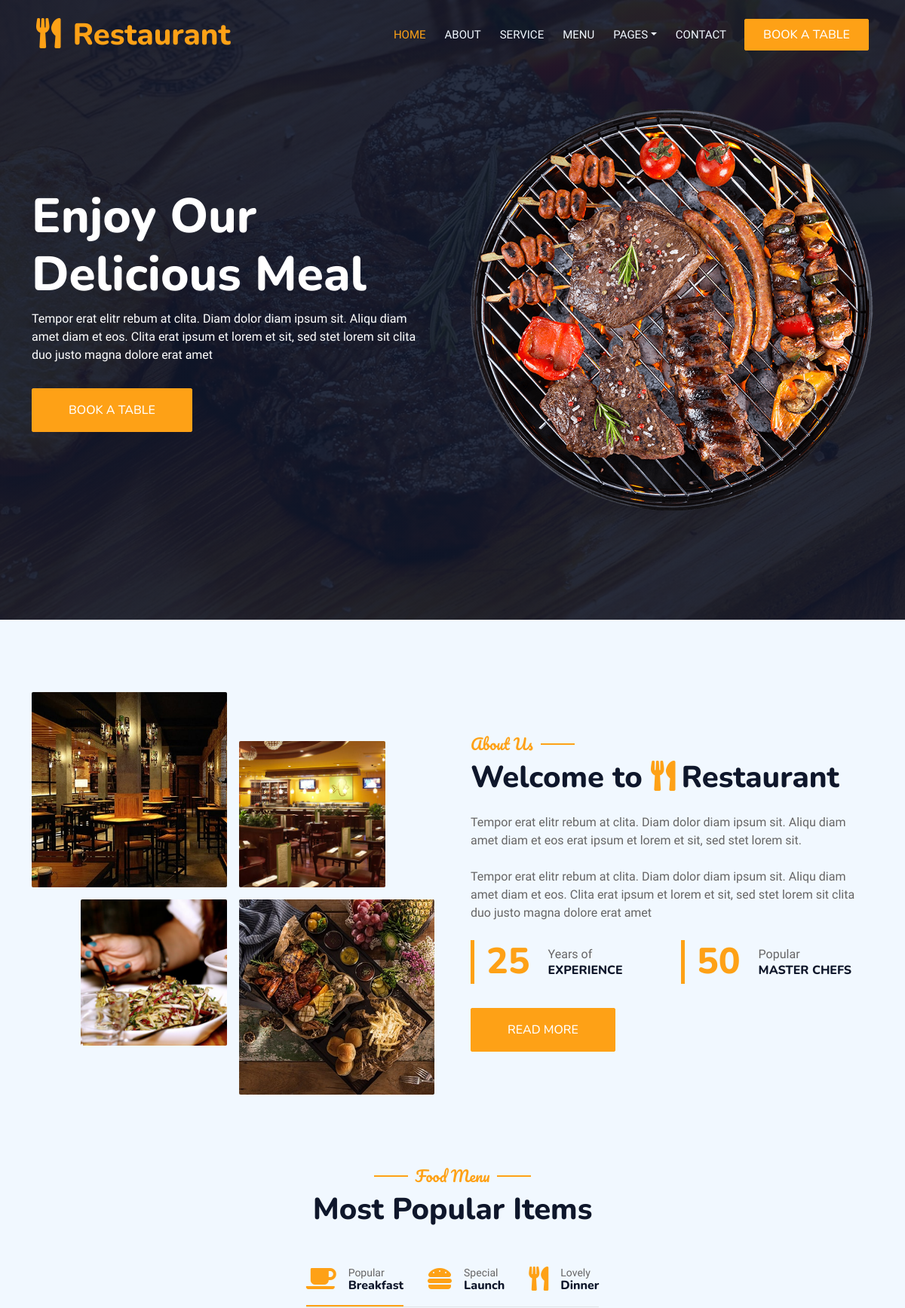
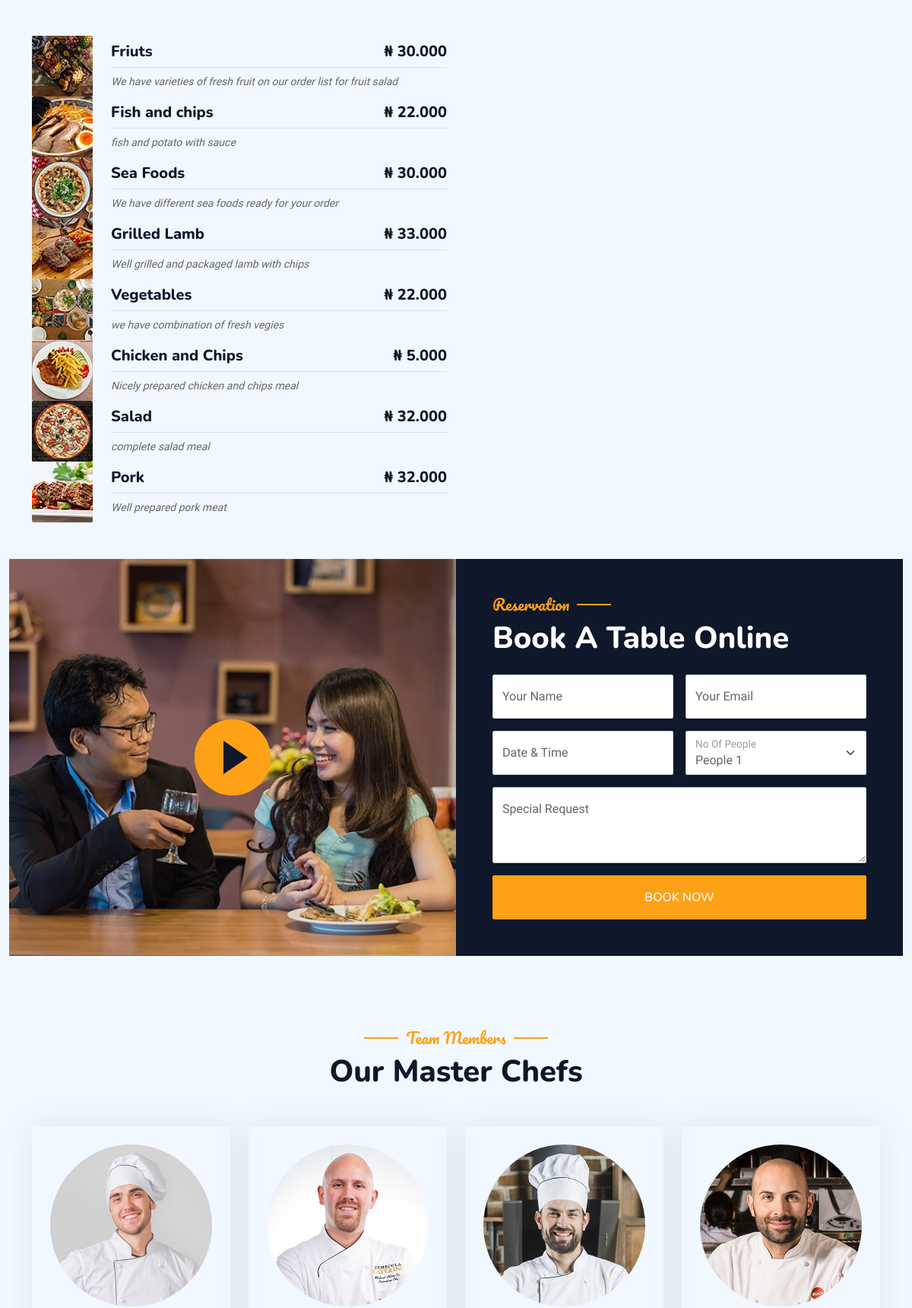
The page / (upper part) on the database its author committed (2 pictures, top to bottom).
### content/models.py (models this page shows, shortened)
class Menu(models.Model):
    name = models.CharField(max_length=100)
    description = models.TextField()
    image = models.ImageField(upload_to='menu_images')
    price = models.DecimalField(max_digits=5, decimal_places=3)

### content/views.py (the view, shortened to what this page needs)
# urls.py: path('', index_page, name= 'index'),
def index_page(request):
        all_services = Service.objects.all()
        all_menu = Menu.objects.all()
        all_member = Member.objects.all()
        context = {
                'all_services' : all_services,
                'all_items' : all_menu,
                'all_member' : all_member
            }
        return render(request, 'content/index.html', context)

### content/templates/content/index.html (shortened to what this page needs)
{% load static %}
<!DOCTYPE html>
<html lang="en">
<head>
    <link href="https://cdnjs.cloudflare.com/ajax/libs/font-awesome/5.10.0/css/all.min.css" rel="stylesheet">
    <link href="https://cdn.jsdelivr.net/npm/bootstrap-icons@1.4.1/font/bootstrap-icons.css" rel="stylesheet">
    <link href="{% static 'content/lib/animate/animate.min.css' %}" rel="stylesheet">
    <link href="{% static 'content/lib/owlcarousel/assets/owl.carousel.min.css' %}" rel="stylesheet">
    <link href="{% static 'content/lib/tempusdominus/css/tempusdominus-bootstrap-4.min.css' %}" rel="stylesheet" />
    <link href="{% static 'content/css/bootstrap.min.css' %}" rel="stylesheet">
    <link href="{% static 'content/css/style.css' %}" rel="stylesheet">
</head>
<body>
    <div class="container-xxl bg-white p-0">
        <div class="container-xxl position-relative p-0">
            <nav class="navbar navbar-expand-lg navbar-dark bg-dark px-4 px-lg-5 py-3 py-lg-0">
                <a href="" class="navbar-brand p-0">
                    <h1 class="text-primary m-0"><i class="fa fa-utensils me-3"></i>Restaurant</h1>
                </a>
                <div class="collapse navbar-collapse" id="navbarCollapse">
                    <div class="navbar-nav ms-auto py-0 pe-4">
                        <a href="index.html" class="nav-item nav-link active">Home</a>
                        <a href="{% url 'about' %}" class="nav-item nav-link">About</a>
                        <a href="{% url 'service' %}" class="nav-item nav-link">Service</a>
                        <a href="{% url 'menu' %}" class="nav-item nav-link">Menu</a>
                        <div class="nav-item dropdown">
                            <a href="#" class="nav-link dropdown-toggle" data-bs-toggle="dropdown">Pages</a>
                        </div>
                        <a href="{% url 'contact' %}" class="nav-item nav-link">Contact</a>
                    </div>
                    <a href="{% url 'booking' %}" class="btn btn-primary py-2 px-4">Book A Table</a>
                </div>
            </nav>
            <div class="container-xxl py-5 bg-dark hero-header mb-5">
                <div class="container my-5 py-5">
                    <div class="row align-items-center g-5">
                        <div class="col-lg-6 text-center text-lg-start">
                            <h1 class="display-3 text-white animated slideInLeft">Enjoy Our<br>Delicious Meal</h1>
                            <p class="text-white animated slideInLeft mb-4 pb-2">Tempor erat elitr rebum at clita. Diam dolor diam ipsum sit. Aliqu diam amet diam et eos. Clita erat ipsum et lorem et sit, sed stet lorem sit clita duo justo magna dolore erat amet</p>
                            <a href="" class="btn btn-primary py-sm-3 px-sm-5 me-3 animated slideInLeft">Book A Table</a>
                        </div>
                        <div class="col-lg-6 text-center text-lg-end overflow-hidden">
                            <img class="img-fluid" src="{% static 'content/img/hero.png' %}" alt="">
                        </div>
                    </div>
                </div>
            </div>
        </div>
                </div>
        <div class="container-xxl py-5">
            <div class="container">
                <div class="row g-5 align-items-center">
                    <div class="col-lg-6">
                        <div class="row g-3">
                            <div class="col-6 text-start">
                                <img class="img-fluid rounded w-100 wow zoomIn" data-wow-delay="0.1s" src="{% static 'content/img/about-1.jpg' %}">
                            </div>
                            <div class="col-6 text-start">
                                <img class="img-fluid rounded w-75 wow zoomIn" data-wow-delay="0.3s" src="{% static 'content/img/about-2.jpg' %}" style="margin-top: 25%;">
                            </div>
                            <div class="col-6 text-end">
                                <img class="img-fluid rounded w-75 wow zoomIn" data-wow-delay="0.5s" src="{% static 'content/img/about-3.jpg' %}">
                            </div>
                            <div class="col-6 text-end">
                                <img class="img-fluid rounded w-100 wow zoomIn" data-wow-delay="0.7s" src="{% static 'content/img/about-4.jpg' %}">
                            </div>
                        </div>
                    </div>
                    <div class="col-lg-6">
                        <h5 class="section-title ff-secondary text-start text-primary fw-normal">About Us</h5>
                        <h1 class="mb-4">Welcome to <i class="fa fa-utensils text-primary me-2"></i>Restaurant</h1>
                        <p class="mb-4">Tempor erat elitr rebum at clita. Diam dolor diam ipsum sit. Aliqu diam amet diam et eos erat ipsum et lorem et sit, sed stet lorem sit.</p>
                        <p class="mb-4">Tempor erat elitr rebum at clita. Diam dolor diam ipsum sit. Aliqu diam amet diam et eos. Clita erat ipsum et lorem et sit, sed stet lorem sit clita duo justo magna dolore erat amet</p>
                        <div class="row g-4 mb-4">
                            <div class="col-sm-6">
                                <div class="d-flex align-items-center border-start border-5 border-primary px-3">
                                    <h1 class="flex-shrink-0 display-5 text-primary mb-0" data-toggle="counter-up">25</h1>
                                    <div class="ps-4">
                                        <p class="mb-0">Years of</p>
                                        <h6 class="text-uppercase mb-0">Experience</h6>
                                    </div>
                                </div>
                            </div>
                            <div class="col-sm-6">
                                <div class="d-flex align-items-center border-start border-5 border-primary px-3">
                                    <h1 class="flex-shrink-0 display-5 text-primary mb-0" data-toggle="counter-up">50</h1>
                                    <div class="ps-4">
                                        <p class="mb-0">Popular</p>
                                        <h6 class="text-uppercase mb-0">Master Chefs</h6>
                                    </div>
                                </div>
                            </div>
                        </div>
                        <a class="btn btn-primary py-3 px-5 mt-2" href="">Read More</a>
                    </div>
                </div>
            </div>
        </div>
        <div class="container-xxl py-5">
            <div class="container">
                <div class="text-center wow fadeInUp" data-wow-delay="0.1s">
                    <h5 class="section-title ff-secondary text-center text-primary fw-normal">Food Menu</h5>
                    <h1 class="mb-5">Most Popular Items</h1>
                </div>
                <div class="tab-class text-center wow fadeInUp" data-wow-delay="0.1s">
                    <ul class="nav nav-pills d-inline-flex justify-content-center border-bottom mb-5">
                        <li class="nav-item">
                            <a class="d-flex align-items-center text-start mx-3 ms-0 pb-3 active" data-bs-toggle="pill" href="#tab-1">
                                <i class="fa fa-coffee fa-2x text-primary"></i>
                                <div class="ps-3">
                                    <small class="text-body">Popular</small>
                                    <h6 class="mt-n1 mb-0">Breakfast</h6>
                                </div>
                            </a>
                        </li>
                        <li class="nav-item">
                            <a class="d-flex align-items-center text-start mx-3 pb-3" data-bs-toggle="pill" href="#tab-2">
                                <i class="fa fa-hamburger fa-2x text-primary"></i>
                                <div class="ps-3">
                                    <small class="text-body">Special</small>
                                    <h6 class="mt-n1 mb-0">Launch</h6>
                                </div>
                            </a>
                        </li>
                        <li class="nav-item">
                            <a class="d-flex align-items-center text-start mx-3 me-0 pb-3" data-bs-toggle="pill" href="#tab-3">
                                <i class="fa fa-utensils fa-2x text-primary"></i>
                                <div class="ps-3">
                                    <small class="text-body">Lovely</small>
                                    <h6 class="mt-n1 mb-0">Dinner</h6>
                                </div>
                            </a>
                        </li>
                    </ul>
                    <div class="tab-content">
                        <div id="tab-1" class="tab-pane fade show p-0 active">
                            <div class="row g-4">
                                <div class="col-lg-6">
                                    {% for item in all_items %}
                                    <div class="d-flex align-items-center">
                                        <img class="flex-shrink-0 img-fluid rounded" src="{{ item.image.url }}" alt="" style="width: 80px;">
                                        <div class="w-100 d-flex flex-column text-start ps-4">
                                            <h5 class="d-flex justify-content-between border-bottom pb-2">
                                                <span>{{ item.name }}</span>
                                            <span>&#8358; {{ item.price }}</span>
                                            </h5>
                                            <small class="fst-italic">{{ item.description }}</small>
                                        </div>
                                    </div>
                                    {% endfor %}
                                </div>
                        </div>
                    </div>
                </div>
            </div>
        </div>
        <div class="container-xxl py-5 px-0 wow fadeInUp" data-wow-delay="0.1s">
            <div class="row g-0">
                <div class="col-md-6">
                    <div class="video">
                        <button type="button" class="btn-play" data-bs-toggle="modal" data-src="https://www.youtube.com/embed/DWRcNpR6Kdc" data-bs-target="#videoModal">
                            <span></span>
                        </button>
                    </div>
                </div>
                <div class="col-md-6 bg-dark d-flex align-items-center">
                    <div class="p-5 wow fadeInUp" data-wow-delay="0.2s">
                        <h5 class="section-title ff-secondary text-start text-primary fw-normal">Reservation</h5>
                        <h1 class="text-white mb-4">Book A Table Online</h1>
                        <form action="" method="post">
                            <div class="row g-3">
                                <div class="col-md-6">
                                    <div class="form-floating">
                                        <input type="text" class="form-control" name="name" placeholder="Your Name">
                                        <label for="name">Your Name</label>
                                    </div>
                                </div>
                                <div class="col-md-6">
                                    <div class="form-floating">
                                        <input type="email" class="form-control" name="email" placeholder="Your Email">
                                        <label for="email">Your Email</label>
                                    </div>
                                </div>
                                <div class="col-md-6">
                                    <div class="form-floating date" id="date3" data-target-input="nearest">
                                        <input type="text" class="form-control datetimepicker-input" name="datetime" placeholder="Date & Time"  />
                                        <label for="datetime">Date & Time</label>
                                    </div>
                                </div>
                                <div class="col-md-6">
                                    <div class="form-floating">
                                        <select class="form-select" name="select">
                                          <option value="1">People 1</option>
                                        </select>
                                        <label for="select1">No Of People</label>
                                      </div>
                                </div>
                                <div class="col-12">
                                    <div class="form-floating">
                                        <textarea class="form-control" placeholder="Special Request" name="message" style="height: 100px"></textarea>
                                        <label for="message">Special Request</label>
                                    </div>
                                </div>
                                <div class="col-12">
                                    <button class="btn btn-primary w-100 py-3" type="submit">Book Now</button>
                                </div>
                            </div>
                        </form>
                    </div>
                </div>
            </div>
        </div>
        <div class="container-xxl pt-5 pb-3">
            <div class="container">
                <div class="text-center wow fadeInUp" data-wow-delay="0.1s">
                    <h5 class="section-title ff-secondary text-center text-primary fw-normal">Team Members</h5>
                    <h1 class="mb-5">Our Master Chefs</h1>
                </div>
                <div class="row g-4">
                    <div class="col-lg-3 col-md-6 wow fadeInUp" data-wow-delay="0.1s">
                        <div class="team-item text-center rounded overflow-hidden">
                            <div class="rounded-circle overflow-hidden m-4">
                                <img class="img-fluid" src="{% static 'content/img/team-1.jpg' %}" alt="">
                            </div>
                        </div>
                    </div>
                    <div class="col-lg-3 col-md-6 wow fadeInUp" data-wow-delay="0.3s">
                        <div class="team-item text-center rounded overflow-hidden">
                            <div class="rounded-circle overflow-hidden m-4">
                                <img class="img-fluid" src="{% static 'content/img/team-2.jpg' %}" alt="">
                            </div>
                        </div>
                    </div>
                    <div class="col-lg-3 col-md-6 wow fadeInUp" data-wow-delay="0.5s">
                        <div class="team-item text-center rounded overflow-hidden">
                            <div class="rounded-circle overflow-hidden m-4">
                                <img class="img-fluid" src="{% static 'content/img/team-3.jpg' %}" alt="">
                            </div>
                        </div>
                    </div>
                    <div class="col-lg-3 col-md-6 wow fadeInUp" data-wow-delay="0.7s">
                        <div class="team-item text-center rounded overflow-hidden">
                            <div class="rounded-circle overflow-hidden m-4">
                                <img class="img-fluid" src="{% static 'content/img/team-4.jpg' %}" alt="">
                            </div>
                        </div>
                    </div>
                </div>
            </div>
        </div>
        </div>
</body>
</html>

### rows shown on the page
Menu: image (picture), name "Friuts", price "30.000", description "We have varieties of fresh fruit on our order list for fruit salad"
Menu: image (picture), name "Fish and chips", price "22.000", description "fish and potato with sauce"
Menu: image (picture), name "Sea Foods", price "30.000", description "We have different sea foods ready for your order"
Menu: image (picture), name "Grilled Lamb", price "33.000", description "Well grilled and packaged lamb with chips"
Menu: image (picture), name "Vegetables", price "22.000", description "we have combination of fresh vegies"
Menu: image (picture), name "Chicken and Chips", price "5.000", description "Nicely prepared chicken and chips meal"
Menu: image (picture), name "Salad", price "32.000", description "complete salad meal"
Menu: image (picture), name "Pork", price "32.000", description "Well prepared pork meat"
